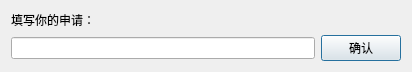
<?xml version="1.0" encoding="UTF-8"?>
<ui version="4.0">
 <class>editapply</class>
 <widget class="QDialog" name="editapply">
  <property name="geometry">
   <rect>
    <x>0</x>
    <y>0</y>
    <width>412</width>
    <height>71</height>
   </rect>
  </property>
  <property name="windowTitle">
   <string>editapply</string>
  </property>
  <layout class="QGridLayout" name="gridLayout_2">
   <item row="0" column="0">
    <layout class="QGridLayout" name="gridLayout">
     <item row="1" column="0">
      <layout class="QHBoxLayout" name="horizontalLayout">
       <item>
        <widget class="QLineEdit" name="lineEdit"/>
       </item>
       <item>
        <widget class="QPushButton" name="pushButton">
         <property name="text">
          <string>确认</string>
         </property>
        </widget>
       </item>
      </layout>
     </item>
     <item row="0" column="0">
      <widget class="QLabel" name="label">
       <property name="text">
        <string>填写你的申请：</string>
       </property>
      </widget>
     </item>
    </layout>
   </item>
  </layout>
 </widget>
 <resources/>
 <connections/>
</ui>
